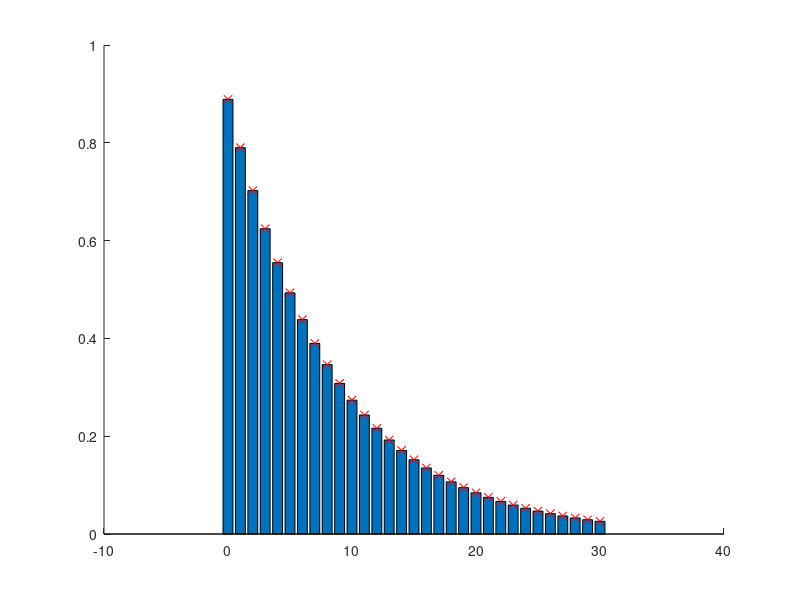

Write the MATLAB code that produced this figure.
clear all;

% Graphs thermal photon number distribution with mean photon number 'a' and
% N photons
figure(1);clf;

N=30;
a=8;
n=0:N;
%Distribution
pn = a.^n ./ (1+a).^(n+1); 
eta=1-cumsum(pn);

hold on;
bar(n,eta)
plot(n,a.^(n+1)./(1+a).^(n+1),'rx')


% By comparing eta = 1 - cumsum(pn)  (which we know is correct)
% to our sum expression for eta(derived from wolfram) we can verify 
% whether the latter expression is correct.